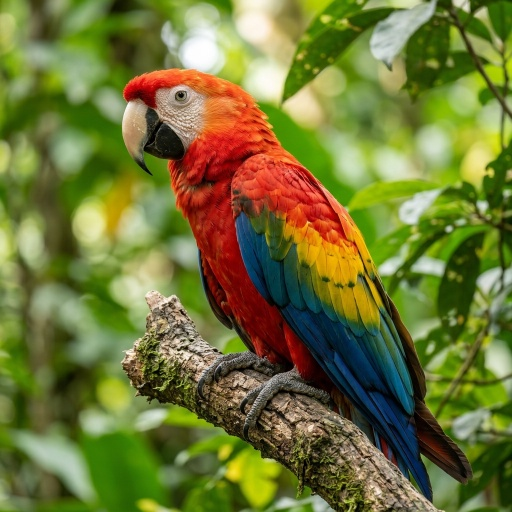
#> input picture roji/sample1.jpeg, 512 x 512 px
$ python hue_saturation_intensity.py
#> lines starting #> are read from the running program, lines starting #| are printed output that depends on the picture
# Question 6: Modify hue, saturation, and intensity and display the output
import cv2
import numpy as np
import matplotlib.pyplot as plt

# Read image
img = cv2.imread("sample1.jpeg")
#> img is the input picture: shape (512, 512, 3); mean B, G, R 54.9, 117.7, 112.9

# Convert BGR to HSV
hsv = cv2.cvtColor(img, cv2.COLOR_BGR2HSV)
#> hsv: shape (512, 512, 3); mean H, S, V 37.6, 167.4, 132.6

# Modify Hue, Saturation, and Intensity(Value)
hsv[:, :, 0] = (hsv[:, :, 0] + 20) % 180      # Hue
#> hsv: shape (512, 512, 3); mean H, S, V 56.7, 167.4, 132.6
hsv[:, :, 1] = np.clip(hsv[:, :, 1] + 50, 0, 255)  # Saturation
#> hsv: shape (512, 512, 3); mean H, S, V 56.7, 113, 132.6
hsv[:, :, 2] = np.clip(hsv[:, :, 2] + 40, 0, 255)  # Intensity/Value
#> hsv: shape (512, 512, 3); mean H, S, V 56.7, 113, 152.8

# Convert back to BGR
output = cv2.cvtColor(hsv, cv2.COLOR_HSV2BGR)
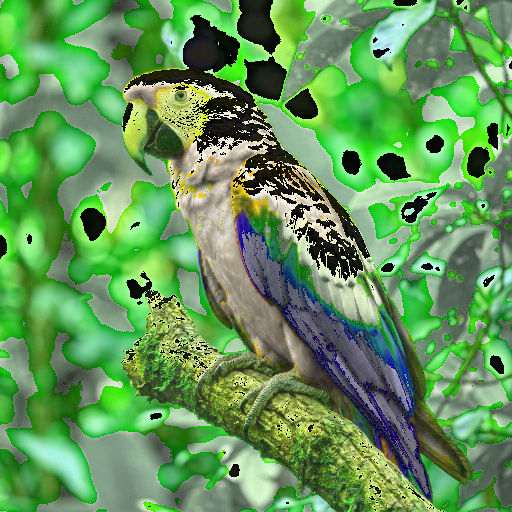
#> output: shape (512, 512, 3); mean B, G, R 88.3, 150.4, 97.8

# Convert BGR to RGB for displaying with matplotlib
img_rgb = cv2.cvtColor(img, cv2.COLOR_BGR2RGB)
output_rgb = cv2.cvtColor(output, cv2.COLOR_BGR2RGB)

# Display images
plt.figure(figsize=(10, 5))

plt.subplot(1, 2, 1)
plt.imshow(img_rgb)
plt.title("Original Image")
plt.axis("off")

plt.subplot(1, 2, 2)
plt.imshow(output_rgb)
plt.title("Modified HSV Image")
plt.axis("off")

plt.show()
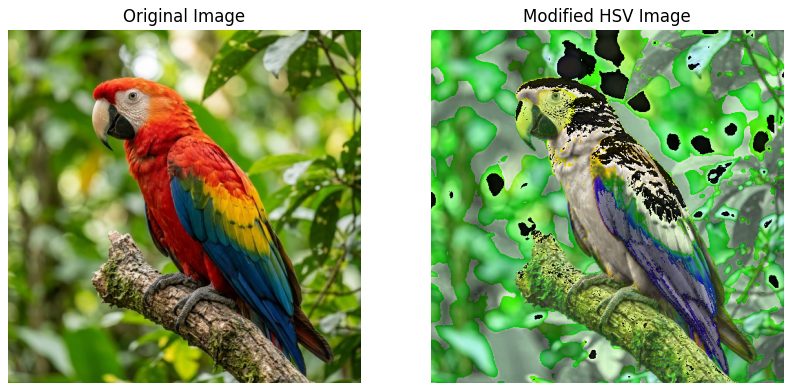
#> figure drawn by matplotlib, 2 panels
